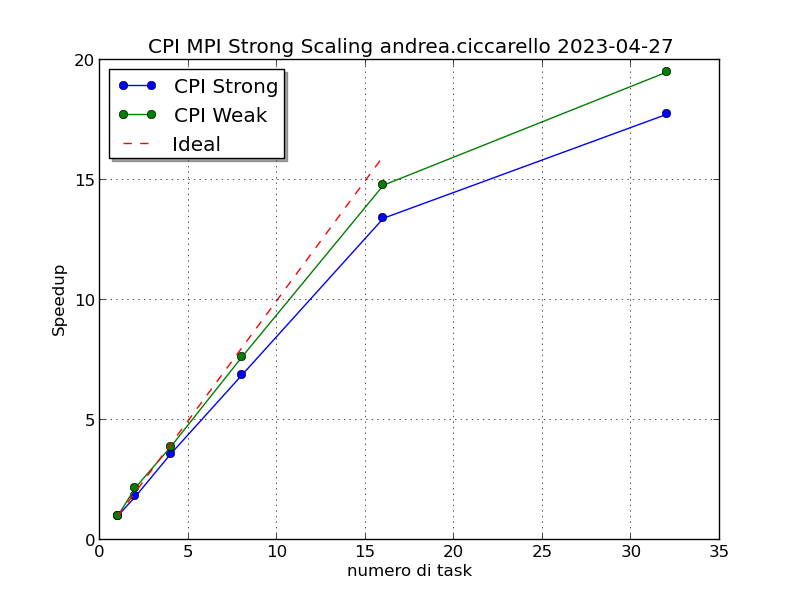

Here is the Python script that generated this plot:
#!/usr/bin/env python2

import matplotlib
import info_personali as ip
matplotlib.use('Agg') 
import matplotlib.pyplot as plt
from numpy import *

data1 = loadtxt("mpi_cpi_strong.dat")
INTS=data1[:,1]  # intervalli
ERRS=data1[:,3]  # errore
TIMS=data1[:,4]  # time
RANKS=data1[:,5]  # rank

data2 = loadtxt("mpi_cpi_weak.dat")
INTW=data2[:,1]  # intervalli
ERRW=data2[:,3]  # errore
TIMW=data2[:,4]  # time
RANKW=data2[:,5]  # rank


fig = plt.figure() # 
top = fig.add_subplot(111) # 1 riga, 1 colonna, figura 1

top.grid()
top.set_title('CPI MPI Strong Scaling ' + ip.get_user() + ' ' + ip.get_timestamp())
top.set_xlabel('numero di task')
top.set_ylabel('Speedup')

top.plot(RANKS,TIMS[0]/TIMS,'o-',label='CPI Strong')
top.plot(RANKW,RANKW*TIMW[0]/TIMW,'o-',label='CPI Weak')
top.plot([1,16],[1,16],'r--',    label='Ideal')

top.legend(shadow=True,loc="best")

plt.savefig('mpi_cpi_scaling.png')
